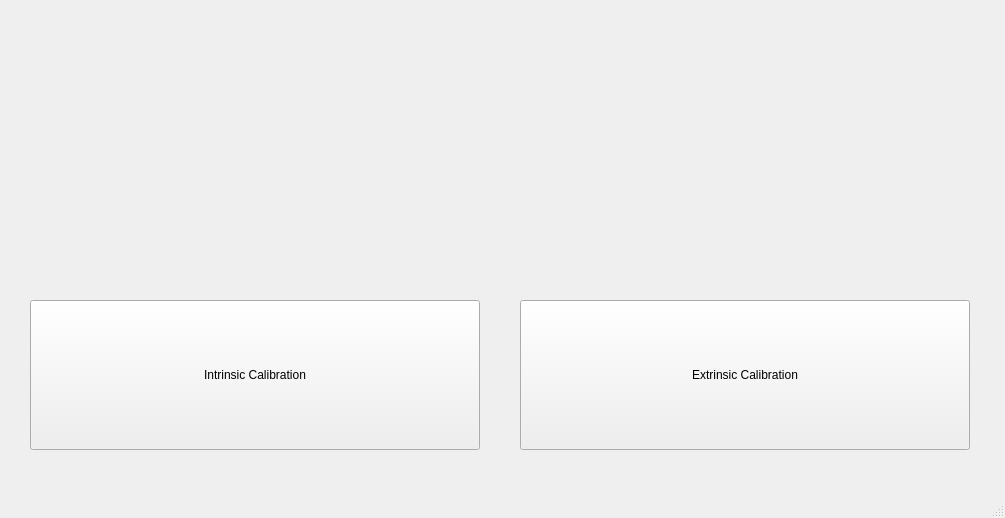
<?xml version="1.0" encoding="UTF-8"?>
<ui version="4.0">
 <class>MainWindow</class>
 <widget class="QMainWindow" name="MainWindow">
  <property name="geometry">
   <rect>
    <x>0</x>
    <y>0</y>
    <width>1005</width>
    <height>518</height>
   </rect>
  </property>
  <property name="windowTitle">
   <string>MainWindow</string>
  </property>
  <widget class="QWidget" name="centralWidget">
   <widget class="QPushButton" name="pushbtn_intrinsic">
    <property name="geometry">
     <rect>
      <x>30</x>
      <y>300</y>
      <width>450</width>
      <height>150</height>
     </rect>
    </property>
    <property name="text">
     <string>Intrinsic Calibration</string>
    </property>
   </widget>
   <widget class="QPushButton" name="pushbtn_extrinsic">
    <property name="geometry">
     <rect>
      <x>520</x>
      <y>300</y>
      <width>450</width>
      <height>150</height>
     </rect>
    </property>
    <property name="text">
     <string>Extrinsic Calibration</string>
    </property>
   </widget>
   <widget class="QLabel" name="LogoImg">
    <property name="geometry">
     <rect>
      <x>290</x>
      <y>30</y>
      <width>480</width>
      <height>250</height>
     </rect>
    </property>
    <property name="styleSheet">
     <string notr="true"/>
    </property>
    <property name="text">
     <string/>
    </property>
   </widget>
  </widget>
  <widget class="QStatusBar" name="statusBar"/>
  <widget class="QMenuBar" name="menuBar">
   <property name="geometry">
    <rect>
     <x>0</x>
     <y>0</y>
     <width>1005</width>
     <height>20</height>
    </rect>
   </property>
  </widget>
 </widget>
 <layoutdefault spacing="6" margin="11"/>
 <resources/>
 <connections/>
</ui>
